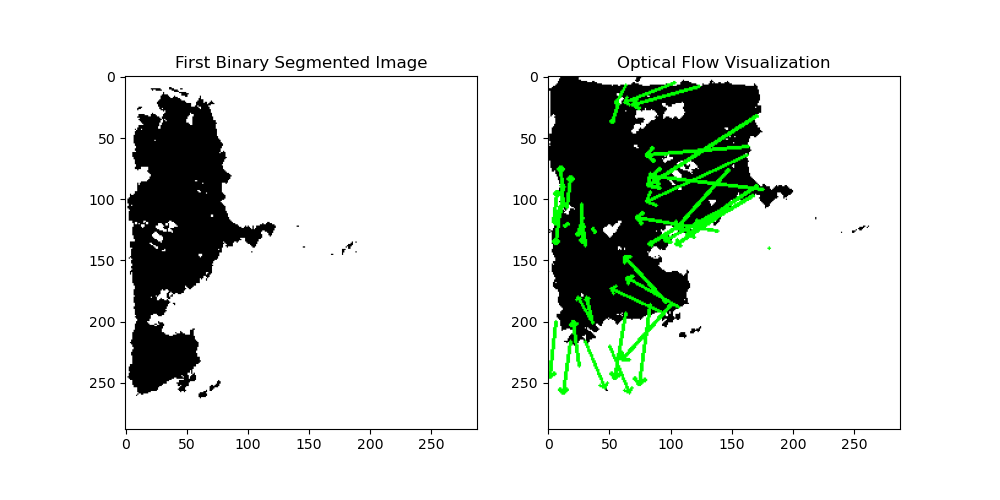
#> input picture src/temp/0039.png, 1000 x 500 px
$ python -i version1.py   (imports and definitions only)
#> lines starting #> are read from the running program, lines starting #| are printed output that depends on the picture; after the words box and inside, x2 and y2 are one past the last pixel; in counts of white or black regions, pixels touching at a corner belong together
#> further down, picture is the input picture: shape (500, 1000, 3); mean B, G, R 219.7, 223.8, 219.7
import cv2
import numpy as np
import math
from kalmanfilter import KalmanFilter
import time
import os

# Define thresholds for clouds and sky
cloud_thresholds = [
    (0, 80, 50, 255),  # Low saturation clouds (gray and white)
    (180, 255, 50, 255),  # Very bright clouds
    (100, 115, 20, 70),  # Unsegmented cloud areas based on new values
]

sky_thresholds = [
    (90, 100, 50, 100, 50, 180),   # Light blue sky (low saturation and brightness)
    (120, 160, 50, 100, 50, 180),  # Darker sky (deeper blue, avoiding overlap with clouds)
]

dt = 1.0
process_noise = np.eye(4) * 0.1
measurement_noise = np.eye(2) * 0.5
initial_state = np.array([0, 0, 0, 0])
initial_covariance = np.eye(4)

def filter_sun_get_centroid(img, filtered_img_save_path, max_brightness_threshold=240):
    """
    Filters out extremely bright regions (e.g., sun) from the color image by turning them black.
    :param img: Input color image (numpy array)
    :param max_brightness_threshold: Threshold value to filter bright regions
    :param filtered_img_save_path: Path to save the filtered image
    :return: cX, cY centroids of the sun
    """
#> called with filtered_img_save_path = 'out.png', max_brightness_threshold = 240
    gray_img = cv2.cvtColor(img, cv2.COLOR_BGR2GRAY)
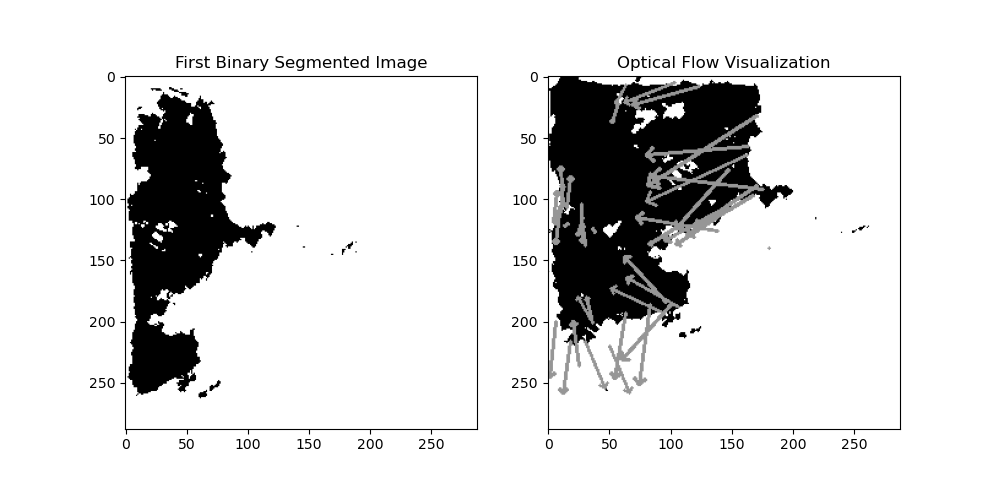
#> gray_img: shape (500, 1000); min 0, max 255, mean 222.1

    # All the pixels that have a value greater than max_brightness_threshold will be classified as bright
    _, bright_mask = cv2.threshold(gray_img, max_brightness_threshold, 255, cv2.THRESH_BINARY)
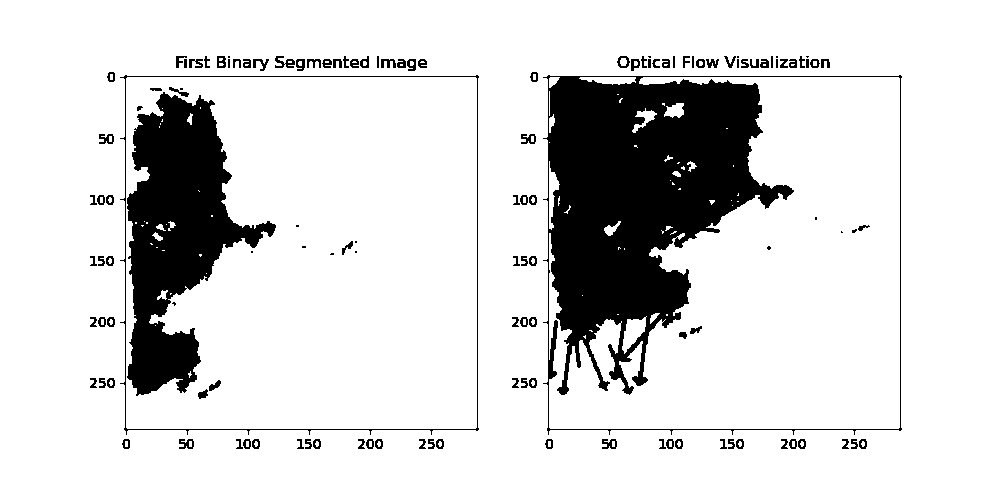
#> bright_mask: shape (500, 1000); 85.3% white; 131 black regions (20 under 20 px), largest, box (x1, y1, x2, y2) and area: (543, 75, 902, 435) 44376, (127, 92, 276, 396) 21629, (120, 75, 479, 435) 1510

    if np.any(bright_mask):
        # Invert the bright mask to keep only non-bright regions
        bright_mask_inv = cv2.bitwise_not(bright_mask)

        # Apply the mask to each channel of the original image
        filtered_img = cv2.bitwise_and(img, img, mask=bright_mask_inv)
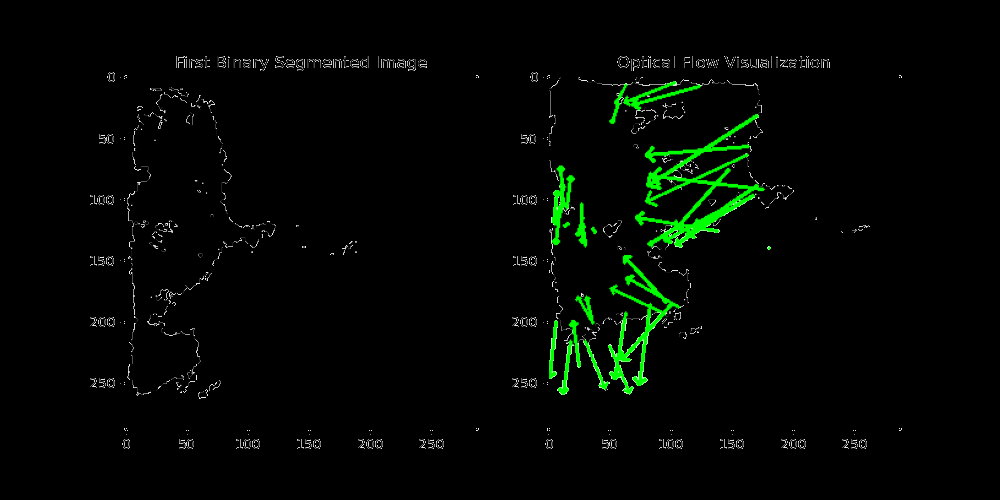
#> filtered_img: shape (500, 1000, 3); mean B, G, R 2.3, 6.4, 2.3

        # Save the filtered image
        cv2.imwrite(filtered_img_save_path, filtered_img)

        # Find contours of the bright regions
        contours, _ = cv2.findContours(bright_mask, cv2.RETR_EXTERNAL, cv2.CHAIN_APPROX_SIMPLE)
#> contours = [[[0, 0], [0, 499], [999, 499], [999, 0]]]

        # Find the largest contour, which should correspond to the sun
        largest_contour = max(contours, key=cv2.contourArea)
#> largest_contour = [[0, 0], [0, 499], [999, 499], [999, 0]]

        # Calculate the moments of the largest contour
        M = cv2.moments(largest_contour)
#> M = moments, m00 498501, centre m10/m00, m01/m00 = (499.5, 249.5)

        # Get the centroid of the sun
        if M["m00"] != 0:
            cX = int(M["m10"] / M["m00"])
#> cX = 499
            cY = int(M["m01"] / M["m00"])
#> cY = 249
        else:
            cX, cY = 0, 0  # If the contour has zero area

        # Draw a circle around the sun
        radius = int(cv2.contourArea(largest_contour) ** 0.5)  # Estimate the radius from the area of the contour
#> radius = 706

        return (cX, cY)

    else:
        print("No bright regions detected.")
        return None

# [277 lines left out: functions segment_clouds_and_sky, find_largest_cloud_centroid, lucasKanadeAlgorithm, get_prob_cloud_cover, get_distance, main, not called in this run]

>>> import cv2
>>> picture = cv2.imread('temp/0039.png')
>>> result = filter_sun_get_centroid(picture, 'out.png')
#> result = (499, 249)
